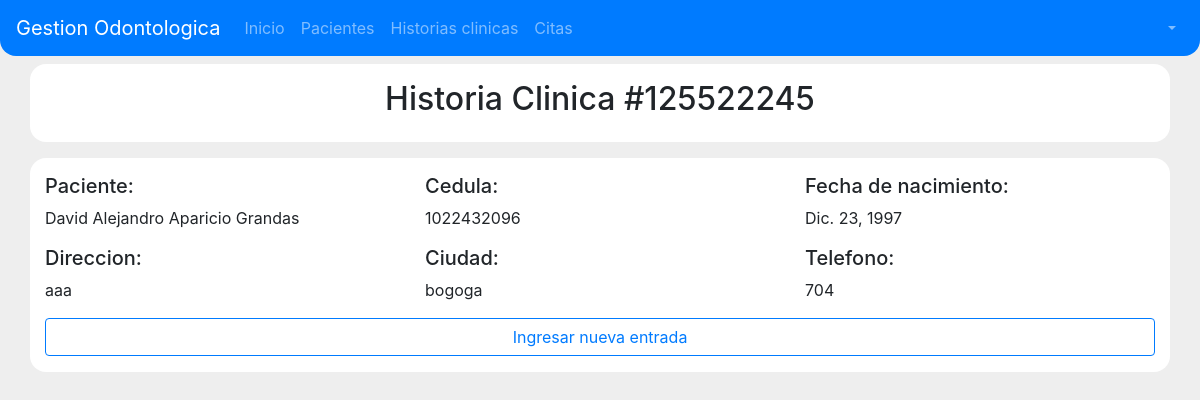
/historia-clinica/1022432096, run on an earlier commit of the app's database.
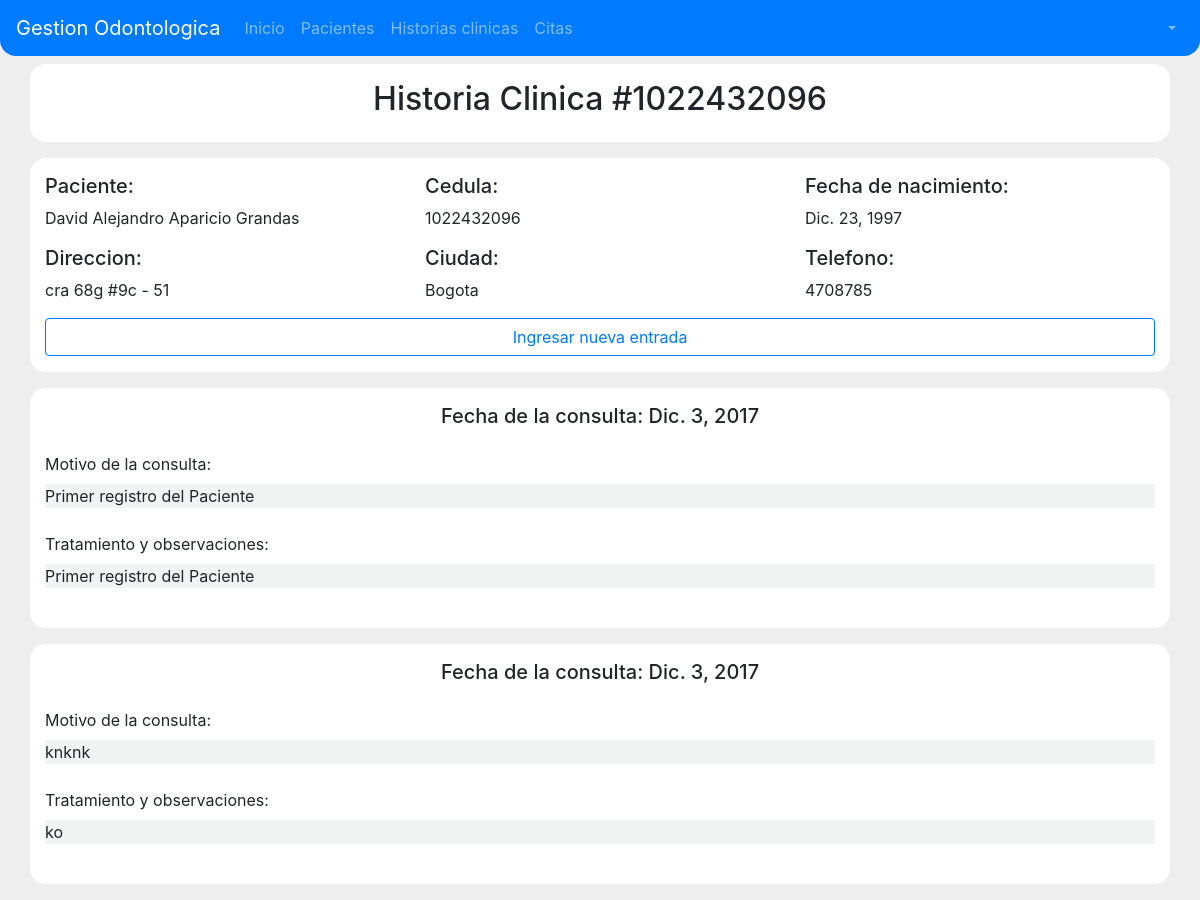
And on a later commit of the database.
### historiasClinicas/models.py (models this page shows, shortened)
class Cabecera(models.Model):
    numero_historia = models.CharField(primary_key=True, max_length=15)
    paciente = models.OneToOneField(Paciente)

class Actualizacion(models.Model):
    fecha_actualizacion = models.DateField(auto_now=True)
    motivo_consulta = models.TextField(default=None)
    tratamiento = models.TextField(default=None)
    cabecera = models.ForeignKey(Cabecera)

### pacientes/models.py (models this page shows, shortened)
class Paciente(models.Model):
    estados_civiles = (
        ('soltero', 'Soltero/a'),
        ('casado', 'Casado/a'),
        ('union libre', 'Union libre'),
        ('viudo', 'Viudo/a'),
        ('divorciado', 'Divorciado/a'),
        ('comprometido', 'Comprometido/a')
    )
    cedula = models.CharField(primary_key=True, max_length=11)
    primer_nombre = models.CharField(max_length=15)
    segundo_nombre = models.CharField(max_length=15, blank=True)
    primer_apellido = models.CharField(max_length=15)
    segundo_apellido = models.CharField(max_length=15)
    direccion = models.CharField(max_length=100)
    ciudad = models.CharField(max_length=50)
    fecha_nacimiento = models.DateField()
    estado_civil = models.CharField(max_length=50, choices=estados_civiles)
    telefono = models.CharField(max_length=10)

### historiasClinicas/views.py (the view)
# urls.py: url(r'^historia-clinica/(?P<pk>\d+)$', historia_paciente, name='historia_paciente'),
def historia_paciente(request, pk):
    cabecera = get_object_or_404(Cabecera, paciente=pk)
    paciente = get_object_or_404(Paciente, cedula=pk)
    actualizaciones = Actualizacion.objects.filter(cabecera=cabecera.numero_historia)
    context = {
        'cabecera': cabecera,
        'paciente': paciente,
        'actualizaciones':actualizaciones
    }
    return render(request, 'historiasClinicas/historia_clinica.html', context)

### templates/historiasClinicas/historia_clinica.html
{% extends 'base.html' %}
{% load staticfiles %}
{% block style_content %}
    <link rel="stylesheet" href="{% static 'css/historiaClinica.css' %}">
{% endblock style_content %}
{% block content %}
    <section id="section-container">
        <div class="container">
            <div class="row fila">
                <div class="col-12 column text-center">
                    <h2>Historia Clinica #{{ cabecera.numero_historia }}</h2>
                </div>
            </div>
        </div>
    </section>
    <section id="section-container">
        <div class="container">
            <div class="row fila">
                <div class="col-12 col-md-6 col-lg-4">
                    <h5>Paciente:</h6>
                    <p>{{ paciente.primer_nombre }} {{ paciente.segundo_nombre }} {{ paciente.primer_apellido }} {{ paciente.segundo_apellido }}</p>
                </div>
                <div class="col-12 col-md-6 col-lg-4">
                    <h5>Cedula:</h6>
                    <p>{{ paciente.cedula }}</p>
                </div>
                <div class="col-12 col-md-6 col-lg-4">
                    <h5>Fecha de nacimiento: </h6>
                    <p>{{ paciente.fecha_nacimiento }}</p>
                </div>
                <div class="col-12 col-md-6 col-lg-4">
                    <h5>Direccion: </h6>
                    <p>{{ paciente.direccion }}</p>
                </div>
                <div class="col-12 col-md-6 col-lg-4">
                    <h5>Ciudad: </h6>
                        <p>{{ paciente.ciudad }}</p>
                </div>
                <div class="col-12 col-md-6 col-lg-4">
                    <h5>Telefono: </h6>
                        <p>{{ paciente.telefono }}</p>
                </div>
                <div class="col-12">
                    <a href="{% url 'historias_clinicas:crear_actualizacion' pk=paciente.cedula %}" class="btn btn-outline-primary btn-block"> Ingresar nueva entrada </a>
                </div>
            </div>
        </div>
    </section>
    {% for actualizacion in actualizaciones %}
    <section id="section-container">
        <div class="container">
            <div class="row fila">
                <div class="col-12 text-center justify-content-between mb-3">
                    <h5>Fecha de la consulta: {{ actualizacion.fecha_actualizacion }}</h5>
                </div>
                <div class="col-12">
                    <p class="mb-2">Motivo de la consulta: </p>
                    <div class="col-info mb-4">
                        <p>{{ actualizacion.motivo_consulta }}</p>
                    </div>
                </div>
                <div class="col-12">
                    <p class="mb-2">Tratamiento y observaciones: </p>
                    <div class="col-info mb-4">
                        <p>{{ actualizacion.tratamiento }}</p>
                    </div>
                </div>
            </div>
        </div>
    </section>
    {% endfor %}
{% endblock content %}

What changed in the data, as far as the page shows it:
removed Cabecera: numero_historia "125522245"
added Cabecera: numero_historia "1022432096"
changed Paciente "David": direccion "aaa" → "cra 68g #9c - 51"; ciudad "bogoga" → "Bogota"; telefono "704" → "4708785"
now on this page (row edited): Actualizacion: fecha_actualizacion "Dic. 3, 2017", motivo_consulta "Primer registro del Paciente", tratamiento "Primer registro del Paciente"
added Actualizacion: fecha_actualizacion "Dic. 3, 2017", motivo_consulta "knknk", tratamiento "ko"
